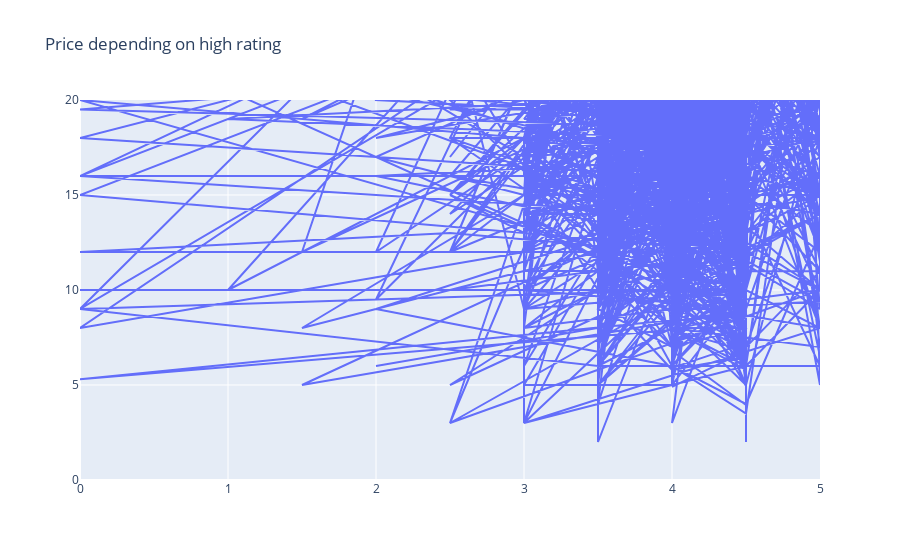

Notebook cell for this chart:
### Code cell
trace = go.Scatter(x=high['rating'], y=high['price'])

layout = go.Layout(title='Price depending on high rating',
                  yaxis={'range':[0,20]})

fig = go.Figure(data=trace, layout=layout)
fig

### Figure 1 — Plotly figure (JSON) as saved in the notebook; plotly's stock layout.template omitted (floating-point values rounded to 4 significant figures; data arrays with more than 128 entries replaced by an {"elided": "..."} marker saying what was removed)
{"data": [{"type": "scatter", "x": {"elided": "7631 float values"}, "y": {"elided": "7631 float values"}}], "layout": {"title": {"text": "Price depending on high rating"}, "yaxis": {"range": [0, 20]}}}
